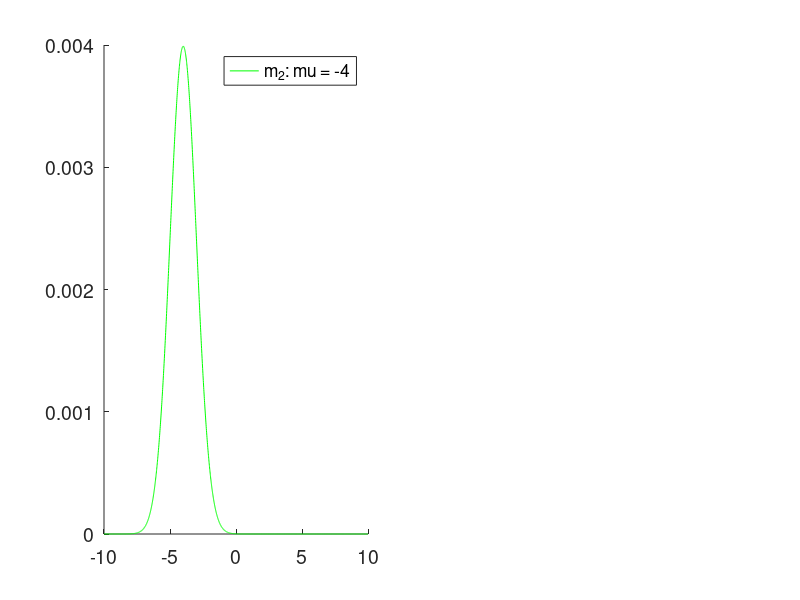

This chart was generated by the following MATLAB code: (Note: this script raises an error after producing the figure.)
function test_HMoG
% test the influence of mean shift on Chernoff bound

alpha = 1;
dx = 0:1:8;
ps = 0.5*ones(2,1);

gri = -10:0.01:10;
col = repmat('rgbcmy',1,1e2);

n = 1;
In = eye(n);

mus{1} = zeros(n,1)-4;
Qs{1} = alpha.*In;
tmp = mus{1}-gri;
p1 = exp(-0.5*tmp.^2./Qs{1});
p1 = p1./sum(p1);

hf = figure('color',[1 1 1]);
pos = get(hf,'position');
set(hf,'position',[pos(1)-pos(3)/2 pos(2) 2*pos(3) pos(4)])
ha = subplot(1,2,1,'parent',hf);
set(ha,...
    'nextplot','add',...
    'xlim',[min(gri) max(gri)],...
    'fontsize',14);

str = cell(0);
xt = cell(0);
DJS = zeros(length(dx),1);
b = DJS;
pe = DJS;

for i = 1:length(dx)

    
    mus{2} = mus{1}+dx(i);
    Qs{2} = Qs{1};
    
    tmp = mus{2}-gri;
    p2 = exp(-0.5*tmp.^2./Qs{2});
    p2 = p2./sum(p2);
    
    plot(ha,gri,p2,'color',col(i+1));
    str{i} = ['m_2: mu = ',num2str( mus{2})];
    legend(str)
    
    [DJS(i),b(i)] = JensenShannon(mus,Qs,ps);
    [pe(i)] = ProbError(mus,Qs,ps);
    
    
end
plot(ha,gri,p1,'k--');
str{end+1} = ['m_1: mu = ',num2str(mus{1})];
legend(ha,str)
grid(ha,'on')
xlabel(ha,'y')
ylabel(ha,'p(y|m)')

ha2 = subplot(1,2,2,'parent',hf);
set(ha2,...
    'nextplot','add',...
    'xlim',[0.5,length(dx)+.5],...
    'xtick',1:length(dx),...
    'xticklabel',dx,...
    'fontsize',14)
plot(ha2,pe,'g')
plot(ha2,-DJS,'b')
plot(ha2,0.5*b,'r')
plot(ha2,0.25*b.^2,'r--')
plot(ha2,-DJS,'b.')
plot(ha2,0.5*b,'r.')
plot(ha2,0.25*b.^2,'r.')
plot(ha2,pe,'g.')
grid(ha2,'on')
xlabel(ha2,'mean contrast')
ylabel(ha2,'p(e=1|u)')
legend(ha2,{'p(e=1|u)','r(u)','b(u)/2','b(u)^2/4'})
getSubplots

